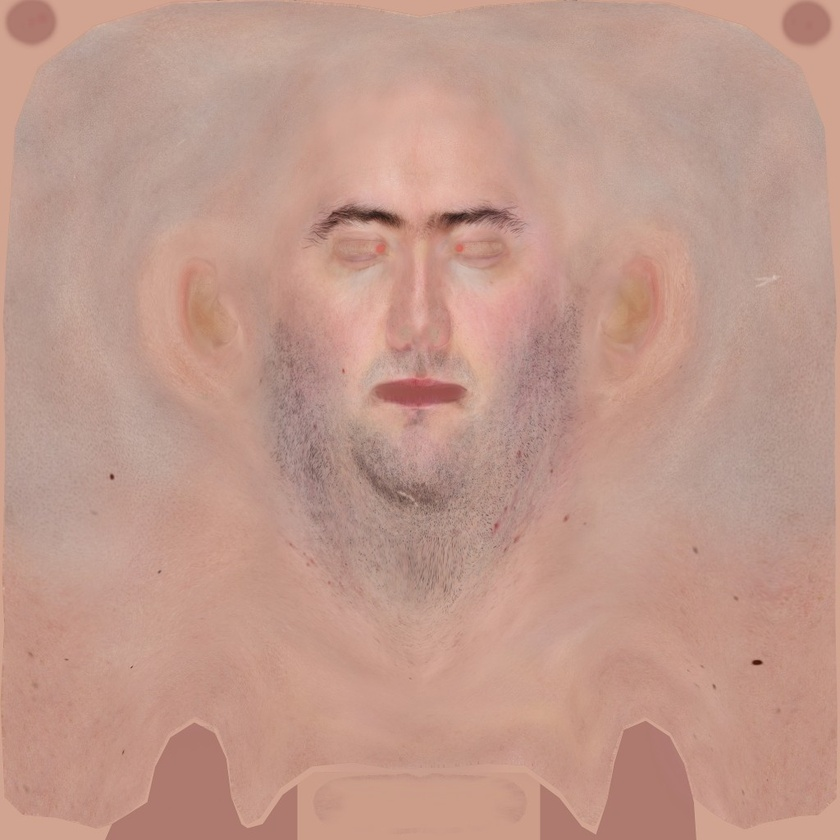
#> input picture assets/head_col.jpg, 840 x 840 px, shrunk from 1024 x 1024 before the run
$ python darken.py ../assets/head_col.jpg out.png
#> lines starting #> are read from the running program, lines starting #| are printed output that depends on the picture
# Escurece as roupas (mantém a pele) — usado para o "padre" ficar de preto clerical
import sys, colorsys
from PIL import Image
im = Image.open(sys.argv[1]).convert('RGB'); px = im.load(); w, h = im.size
#> further down, im is the input picture: PIL image 840x840 RGB; mean R, G, B 192.8, 152.9, 139.7
#> after `w, h = im.size`: w = 840; h = 840
for y in range(h):
    for x in range(w):
        r, g, b = px[x, y]; hh, s, v = colorsys.rgb_to_hsv(r / 255, g / 255, b / 255)
        skin = (hh < 0.11 or hh > 0.95) and s > 0.22 and v > 0.28
        if not skin:
            k = 0.22 + 0.10 * v; px[x, y] = (int(r * k + 8), int(g * k + 8), int(b * k + 10))
im.save(sys.argv[2])
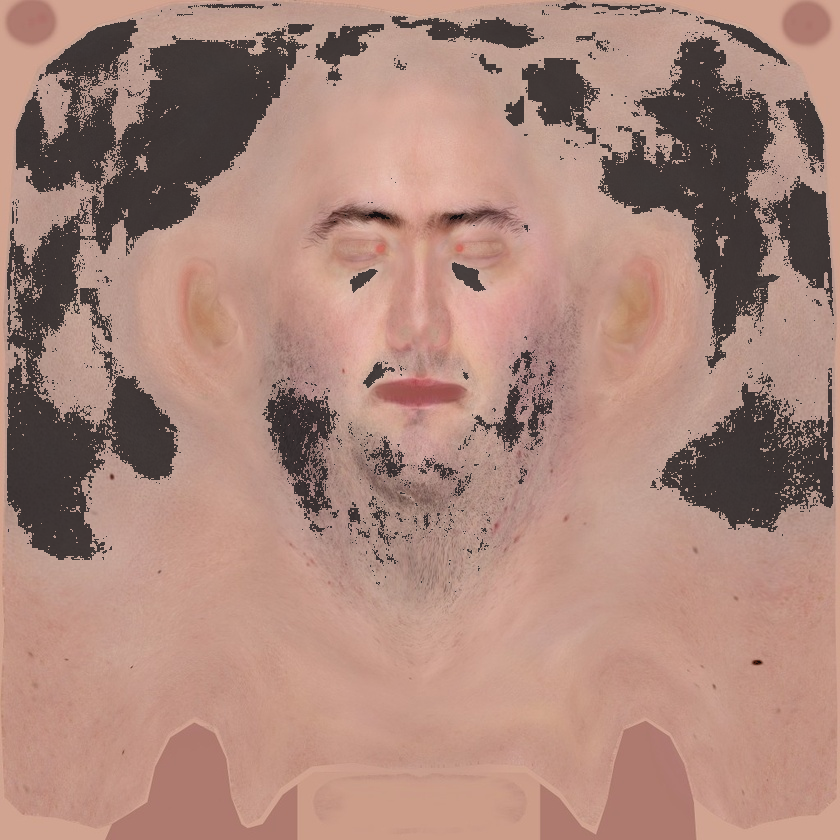
#> saved as out.png: PIL image 840x840 RGB; mean R, G, B 171.2, 134.8, 123.2
